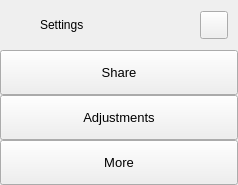
        <widget class="QFrame" name="extraLeftBox">
         <property name="minimumSize">
          <size>
           <width>0</width>
           <height>0</height>
          </size>
         </property>
         <property name="maximumSize">
          <size>
           <width>0</width>
           <height>16777215</height>
          </size>
         </property>
         <property name="frameShape">
          <enum>QFrame::NoFrame</enum>
         </property>
         <property name="frameShadow">
          <enum>QFrame::Raised</enum>
         </property>
         <layout class="QVBoxLayout" name="extraColumLayout">
          <property name="spacing">
           <number>0</number>
          </property>
          <property name="leftMargin">
           <number>0</number>
          </property>
          <property name="topMargin">
           <number>0</number>
          </property>
          <property name="rightMargin">
           <number>0</number>
          </property>
          <property name="bottomMargin">
           <number>0</number>
          </property>
          <item>
           <widget class="QFrame" name="extraTopBg">
            <property name="minimumSize">
             <size>
              <width>0</width>
              <height>50</height>
             </size>
            </property>
            <property name="maximumSize">
             <size>
              <width>16777215</width>
              <height>50</height>
             </size>
            </property>
            <property name="frameShape">
             <enum>QFrame::NoFrame</enum>
            </property>
            <property name="frameShadow">
             <enum>QFrame::Raised</enum>
            </property>
            <layout class="QVBoxLayout" name="verticalLayout_5">
             <property name="spacing">
              <number>0</number>
             </property>
             <property name="leftMargin">
              <number>0</number>
             </property>
             <property name="topMargin">
              <number>0</number>
             </property>
             <property name="rightMargin">
              <number>0</number>
             </property>
             <property name="bottomMargin">
              <number>0</number>
             </property>
             <item>
              <layout class="QGridLayout" name="extraTopLayout">
               <property name="leftMargin">
                <number>10</number>
               </property>
               <property name="rightMargin">
                <number>10</number>
               </property>
               <property name="horizontalSpacing">
                <number>10</number>
               </property>
               <property name="verticalSpacing">
                <number>0</number>
               </property>
               <item row="0" column="0">
                <widget class="QFrame" name="extraIcon">
                 <property name="minimumSize">
                  <size>
                   <width>20</width>
                   <height>0</height>
                  </size>
                 </property>
                 <property name="maximumSize">
                  <size>
                   <width>20</width>
                   <height>20</height>
                  </size>
                 </property>
                 <property name="frameShape">
                  <enum>QFrame::NoFrame</enum>
                 </property>
                 <property name="frameShadow">
                  <enum>QFrame::Raised</enum>
                 </property>
                </widget>
               </item>
               <item row="0" column="1">
                <widget class="QLabel" name="extraLabel">
                 <property name="minimumSize">
                  <size>
                   <width>150</width>
                   <height>0</height>
                  </size>
                 </property>
                 <property name="text">
                  <string>Settings</string>
                 </property>
                </widget>
               </item>
               <item row="0" column="2">
                <widget class="QPushButton" name="extraCloseColumnBtn">
                 <property name="minimumSize">
                  <size>
                   <width>28</width>
                   <height>28</height>
                  </size>
                 </property>
                 <property name="maximumSize">
                  <size>
                   <width>28</width>
                   <height>28</height>
                  </size>
                 </property>
                 <property name="cursor">
                  <cursorShape>PointingHandCursor</cursorShape>
                 </property>
                 <property name="toolTip">
                  <string>Close left box</string>
                 </property>
                 <property name="text">
                  <string/>
                 </property>
                 <property name="icon">
                  <iconset resource="../resources.qrc">
                   <normaloff>:/icons/images/icons/icon_close.png</normaloff>:/icons/images/icons/icon_close.png</iconset>
                 </property>
                 <property name="iconSize">
                  <size>
                   <width>20</width>
                   <height>20</height>
                  </size>
                 </property>
                </widget>
               </item>
              </layout>
             </item>
            </layout>
           </widget>
          </item>
          <item>
           <widget class="QFrame" name="extraContent">
            <property name="frameShape">
             <enum>QFrame::NoFrame</enum>
            </property>
            <property name="frameShadow">
             <enum>QFrame::Raised</enum>
            </property>
            <layout class="QVBoxLayout" name="verticalLayout_12">
             <property name="spacing">
              <number>0</number>
             </property>
             <property name="leftMargin">
              <number>0</number>
             </property>
             <property name="topMargin">
              <number>0</number>
             </property>
             <property name="rightMargin">
              <number>0</number>
             </property>
             <property name="bottomMargin">
              <number>0</number>
             </property>
             <item alignment="Qt::AlignTop">
              <widget class="QFrame" name="extraTopMenu">
               <property name="frameShape">
                <enum>QFrame::NoFrame</enum>
               </property>
               <property name="frameShadow">
                <enum>QFrame::Raised</enum>
               </property>
               <layout class="QVBoxLayout" name="verticalLayout_11">
                <property name="spacing">
                 <number>0</number>
                </property>
                <property name="leftMargin">
                 <number>0</number>
                </property>
                <property name="topMargin">
                 <number>0</number>
                </property>
                <property name="rightMargin">
                 <number>0</number>
                </property>
                <property name="bottomMargin">
                 <number>0</number>
                </property>
                <item>
                 <widget class="QPushButton" name="btn_share">
                  <property name="sizePolicy">
                   <sizepolicy hsizetype="Expanding" vsizetype="Fixed">
                    <horstretch>0</horstretch>
                    <verstretch>0</verstretch>
                   </sizepolicy>
                  </property>
                  <property name="minimumSize">
                   <size>
                    <width>0</width>
                    <height>45</height>
                   </size>
                  </property>
                  <property name="font">
                   <font>
                    <family>Segoe UI</family>
                    <pointsize>10</pointsize>
                    <weight>50</weight>
                    <italic>false</italic>
                    <bold>false</bold>
                   </font>
                  </property>
                  <property name="cursor">
                   <cursorShape>PointingHandCursor</cursorShape>
                  </property>
                  <property name="layoutDirection">
                   <enum>Qt::LeftToRight</enum>
                  </property>
                  <property name="styleSheet">
                   <string notr="true">background-image: url(:/icons/images/icons/cil-share-boxed.png);</string>
                  </property>
                  <property name="text">
                   <string>Share</string>
                  </property>
                 </widget>
                </item>
                <item>
                 <widget class="QPushButton" name="btn_adjustments">
                  <property name="sizePolicy">
                   <sizepolicy hsizetype="Expanding" vsizetype="Fixed">
                    <horstretch>0</horstretch>
                    <verstretch>0</verstretch>
                   </sizepolicy>
                  </property>
                  <property name="minimumSize">
                   <size>
                    <width>0</width>
                    <height>45</height>
                   </size>
                  </property>
                  <property name="font">
                   <font>
                    <family>Segoe UI</family>
                    <pointsize>10</pointsize>
                    <weight>50</weight>
                    <italic>false</italic>
                    <bold>false</bold>
                   </font>
                  </property>
                  <property name="cursor">
                   <cursorShape>PointingHandCursor</cursorShape>
                  </property>
                  <property name="layoutDirection">
                   <enum>Qt::LeftToRight</enum>
                  </property>
                  <property name="styleSheet">
                   <string notr="true">background-image: url(:/icons/images/icons/cil-equalizer.png);</string>
                  </property>
                  <property name="text">
                   <string>Adjustments</string>
                  </property>
                 </widget>
                </item>
                <item>
                 <widget class="QPushButton" name="btn_more">
                  <property name="sizePolicy">
                   <sizepolicy hsizetype="Expanding" vsizetype="Fixed">
                    <horstretch>0</horstretch>
                    <verstretch>0</verstretch>
                   </sizepolicy>
                  </property>
                  <property name="minimumSize">
                   <size>
                    <width>0</width>
                    <height>45</height>
                   </size>
                  </property>
                  <property name="font">
                   <font>
                    <family>Segoe UI</family>
                    <pointsize>10</pointsize>
                    <weight>50</weight>
                    <italic>false</italic>
                    <bold>false</bold>
                   </font>
                  </property>
                  <property name="cursor">
                   <cursorShape>PointingHandCursor</cursorShape>
                  </property>
                  <property name="layoutDirection">
                   <enum>Qt::LeftToRight</enum>
                  </property>
                  <property name="styleSheet">
                   <string notr="true">background-image: url(:/icons/images/icons/cil-layers.png);</string>
                  </property>
                  <property name="text">
                   <string>More</string>
                  </property>
                 </widget>
                </item>
               </layout>
              </widget>
             </item>
            </layout>
           </widget>
          </item>
         </layout>
        </widget>
